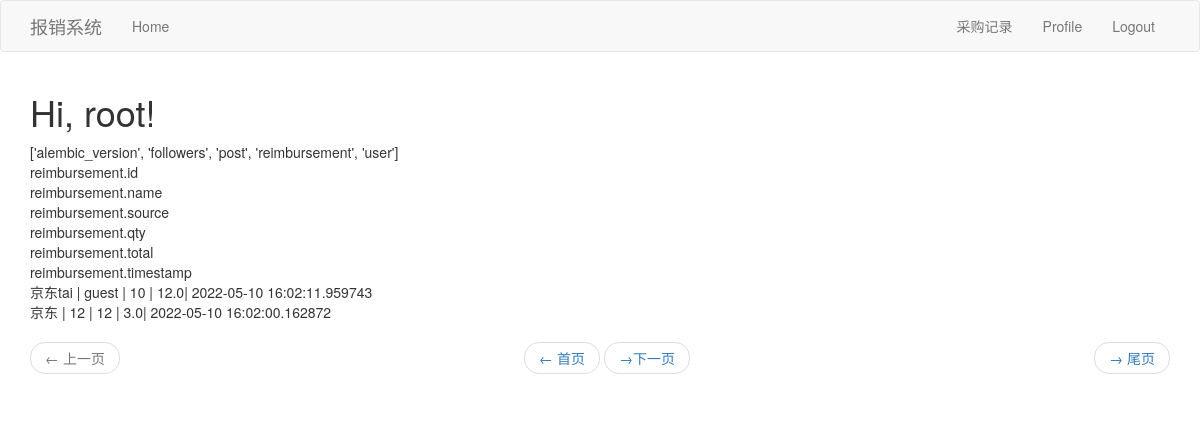
Page /index (signed in) on the committed database.
### app/models.py (models this page shows, shortened)
class User(UserMixin,db.Model):
    id = db.Column(db.Integer, primary_key=True)
    username = db.Column(db.String(64), index=True, unique=True)
    email = db.Column(db.String(120), index=True, unique=True)
    password_hash = db.Column(db.String(128))
    about_me = db.Column(db.String(140))
    last_seen = db.Column(db.DateTime, default=datetime.utcnow)
    followed = db.relationship(
        'User', secondary=followers,
        primaryjoin=(followers.c.follower_id == id),
        secondaryjoin=(followers.c.followed_id == id),
        backref=db.backref('followers', lazy='dynamic'), lazy='dynamic')
    posts = db.relationship('Post', backref='author', lazy='dynamic')

class Reimbursement(db.Model):
    id = db.Column(db.Integer,primary_key=True,autoincrement=True)
    source = db.Column(db.String(10))
    name = db.Column(db.String(50))
    qty = db.Column(db.Integer)
    total = db.Column(db.Float)
    timestamp = db.Column(db.DateTime, index=True, default=datetime.utcnow)

### app/routes.py (the view)
@app.route('/')
@app.route('/index')
@login_required
def index():
    page = request.args.get('page', 1, type=int)
    reimbursements = Reimbursement.query.order_by(Reimbursement.timestamp.desc()).paginate(
        page, app.config['POSTS_PER_PAGE'], False)
    Allpages = math.ceil(int(reimbursements.total) /  app.config['POSTS_PER_PAGE'])
    first_url = url_for('index', baseDict=baseDict, page=1)
    next_url = url_for('index', baseDict=baseDict,page=reimbursements.next_num) \
        if reimbursements.has_next else None
    prev_url = url_for('index',baseDict=baseDict, page=reimbursements.prev_num) \
        if reimbursements.has_prev else None
    last_url = url_for('index', page=Allpages)
    return render_template('index.html', baseDict=baseDict, reimbursements=reimbursements.items,
                           first_url=first_url,next_url=next_url, prev_url=prev_url,last_url=last_url)

### app/models.py (called while the page is built)
@login.user_loader
def load_user(id):
    return User.query.get(int(id))

### app/routes.py (called while the page is built)
@app.before_request
def before_request():
    if current_user.is_authenticated:
        current_user.last_seen = datetime.utcnow()
        db.session.commit()

### app/templates/index.html (shortened to what this page needs)
{% extends "base.html" %}
{% import 'bootstrap/wtf.html' as wtf %}
{% block app_content  %}
    <h1>Hi, {{ current_user.username }}!</h1>
    <div>{{ baseDict['tables'] }}</div>
    {% for field in baseDict['reimbursement'] %}
    <div>{{ field }}</div>
    {% endfor %}
    {% for reimbursement in reimbursements %}
    <div>{{ reimbursement.source }} | {{ reimbursement.name }} | {{ reimbursement.qty }} | {{ reimbursement.total }}| {{ reimbursement.timestamp }} </div>
    {% endfor %}
    <nav aria-label="...">
            <ul class="pager">
                <li class="previous{% if not prev_url %} disabled{% endif %}">
                    <a href="{{ prev_url or '#' }}">
                        <span aria-hidden="true">&larr;</span> 上一页
                    </a>
                </li>
                <li class="first{% if not first_url %} disabled{% endif %}">
                    <a href="{{ first_url or '#' }}">
                        <span aria-hidden="true">&larr;</span> 首页
                    </a>
                </li>
                <li class="next{% if not last_url %} disabled{% endif %}">
                    <a href="{{ last_url or '#' }}">
                        <span aria-hidden="true">&rarr;</span> 尾页
                    </a>
                </li>
                <li class="last{% if not next_url %} disabled{% endif %}">
                    <a href="{{ next_url or '#' }}">
                         <span aria-hidden="true">&rarr;</span>下一页
                    </a>
                </li>
            </ul>
        </nav>
{% endblock %}

### app/templates/base.html (shortened to what this page needs)
  {% extends 'bootstrap/base.html' %}
 {% block navbar %}
    <nav class="navbar navbar-default">
        <div class="container">
            <div class="navbar-header">
                <a class="navbar-brand" href="{{ url_for('index') }}">报销系统</a>
            </div>
            <div class="collapse navbar-collapse" id="bs-example-navbar-collapse-1">
                <ul class="nav navbar-nav">
                    <li><a href="{{ url_for('index') }}">Home</a></li>
                </ul>
                <ul class="nav navbar-nav navbar-right">
                    {% if current_user.is_anonymous %}
                    <li><a href="{{ url_for('auth.login') }}">Login</a></li>
                    {% else %}
                    <li><a href="{{ url_for('main.reimbursement') }}">采购记录</a></li>
                    <li><a href="{{ url_for('user', username=current_user.username) }}">Profile</a></li>
                    <li><a href="{{ url_for('auth.logout') }}">Logout</a></li>
                    {% endif %}
                </ul>
            </div>
        </div>
          </nav>
        {% endblock %}
        {% block content %}
            <div class="container">
        {% block app_content %}{% endblock %}
    </div>
{% endblock %}

### rows in the picture
User: username "root"
Reimbursement: source "京东tai", name "guest", qty "10", total "12.0", timestamp "2022-05-10 16:02:11.959743"
Reimbursement: source "京东", name "12", qty "12", total "3.0", timestamp "2022-05-10 16:02:00.162872"

### other values in the picture
{{ baseDict['tables'] }} "['alembic_version', 'followers', 'post', 'reimbursement', 'user']"
{{ field }} "reimbursement.id" "reimbursement.name" "reimbursement.source" "reimbursement.qty" "reimbursement.total" "reimbursement.timestamp"
